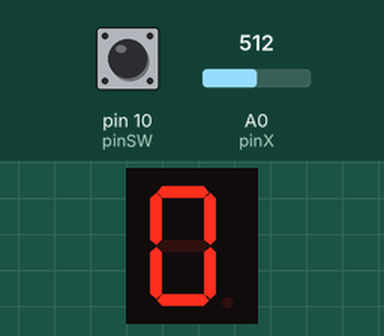
Bench run of a sketch on a simulated Arduino Uno, built with avr-gcc and run on an emulated ATmega328P. On the bench: 1-digit seven-segment display. Wiring (inferred from the names in the program): 1-digit 7-segment display, segments lit when HIGH: segments pin 2, pin 3, pin 4, pin 5, pin 6, pin 7, pin 8, pin 9. Inputs (shaded band) come from the test bench; at power-on: A0 (pinX) = 512, pin 10 (pinSW) HIGH. The segment pins are drawn as the display they are named for.

Above: at 1.2 s.
1.3 s: A0 (pinX) set to 610
At 2.1 s:
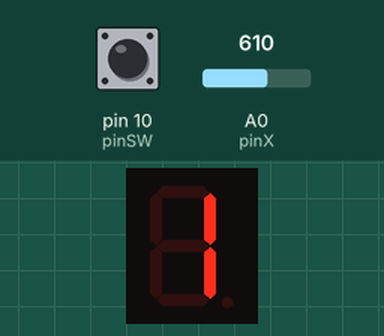
2.8 s: pin 10 (pinSW) pulled LOW for 0.15 s
At 3.2 s:
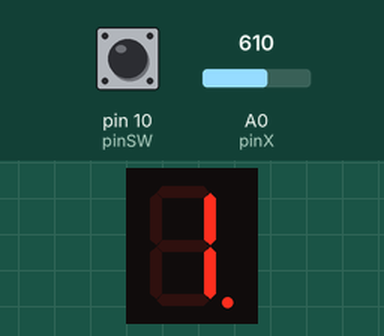
Timing chart, 0 to 5.8 s (numbered marks = the images above; inputs shaded):
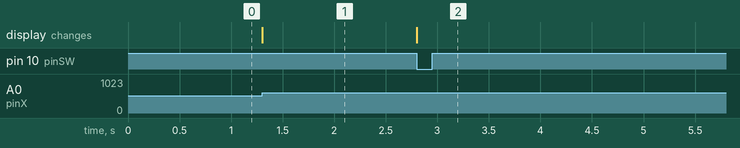

The sketch:

joystick_7segmentDisplay.ino
```cpp
// declare all the joystick pins
const int pinSW = 10; // digital pin connected to switch output
const int pinX = A0; // A0 - analog pin connected to X output
const int pinY = A1; // A1 - analog pin connected to Y output

// declare all the segments pins
const int pinA = 2;
const int pinB = 3;
const int pinC = 4;
const int pinD = 5;
const int pinE = 6;
const int pinF = 7;
const int pinG = 8;
const int pinDP = 9;

const int segSize = 8;
const int noOfDigits = 10;
// dp on or off
bool dpState = LOW;
// states of the button press
bool swState = LOW;
bool lastSwState = LOW;
int switchValue;
int xValue = 0;
int yValue = 0;

bool joyMoved = false;
int digit = 0;
int minThreshold= 400;
int maxThreshold= 600;

// store the pins in an array for easier access
int segments[segSize] = {
  pinA, pinB, pinC, pinD, pinE, pinF, pinG, pinDP
};

byte digitMatrix[noOfDigits][segSize - 1] = {
// a  b  c  d  e  f  g
  {1, 1, 1, 1, 1, 1, 0}, // 0
  {0, 1, 1, 0, 0, 0, 0}, // 1
  {1, 1, 0, 1, 1, 0, 1}, // 2
  {1, 1, 1, 1, 0, 0, 1}, // 3
  {0, 1, 1, 0, 0, 1, 1}, // 4
  {1, 0, 1, 1, 0, 1, 1}, // 5
  {1, 0, 1, 1, 1, 1, 1}, // 6
  {1, 1, 1, 0, 0, 0, 0}, // 7
  {1, 1, 1, 1, 1, 1, 1}, // 8
  {1, 1, 1, 1, 0, 1, 1}  // 9
};

void displayNumber(byte digit, byte decimalPoint) {
  for (int i = 0; i < segSize - 1; i++) {
  digitalWrite(segments[i], digitMatrix[digit][i]);
  }

  // write the decimalPoint to DP pin
  digitalWrite(segments[segSize - 1], decimalPoint);
}

void setup() {
  // initialize all the pins
  for (int i = 0; i < segSize; i++) {
    pinMode(segments[i], OUTPUT);
  }
  pinMode(pinSW, INPUT_PULLUP);
  pinMode(pinX,INPUT);
  pinMode(pinY,INPUT);

  displayNumber(digit, dpState); // initial value displayed. Choose any value
}

void loop() {
  xValue = analogRead(pinX);
  swState = digitalRead(pinSW);

  if(xValue < minThreshold && joyMoved == false){
    joyMoved = true;
    digit--;
    if(digit < 0){
      digit = 9;
    }
  }
  if(xValue > maxThreshold && joyMoved == false){
    joyMoved = true;
    digit++;
    if(digit > 9){
      digit = 0;
    }
  }

  if(xValue > minThreshold && xValue < maxThreshold){
    joyMoved = false;
  }
  if(swState == LOW && swState != lastSwState) {
    dpState = !dpState;
  }
  lastSwState = swState;
  displayNumber(digit,dpState);
  Serial.println(xValue);
 // On Ox axis, if the value is lower than a chosen min threshold, then
 // decrease by 1 the digit value.

  delay(1);
}
```

Measured:
- after the input at 1.3 s, the display: changes at once (image 1)
- after the input at 2.8 s, the display: changes at once (image 2)
